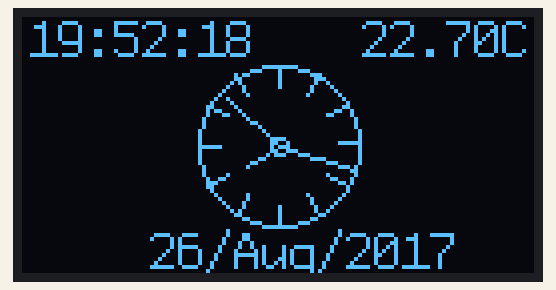
Bench run of a sketch on a simulated Arduino Uno, built with avr-gcc and run on an emulated ATmega328P. Parts: 128×64 one-colour display. The local clock reads 2024-03-15 10:24:30 at power-on unless the sketch sets it; what the sketch prints to the serial monitor is not drawn.

Above: at 0.6 s.
At 5.1 s:
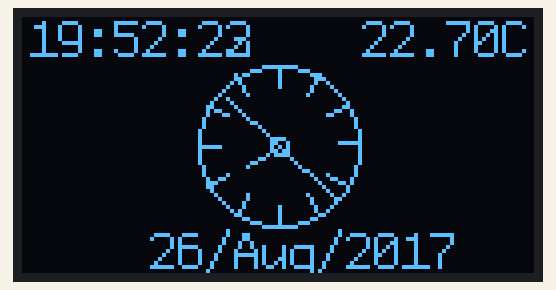
At 9.7 s:
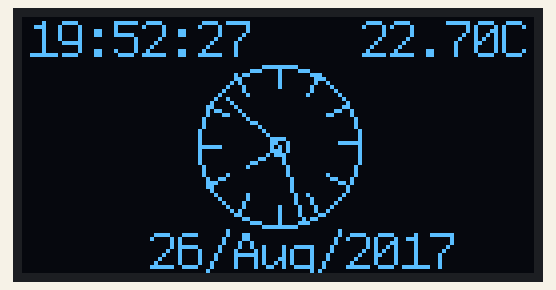
At 18.9 s:
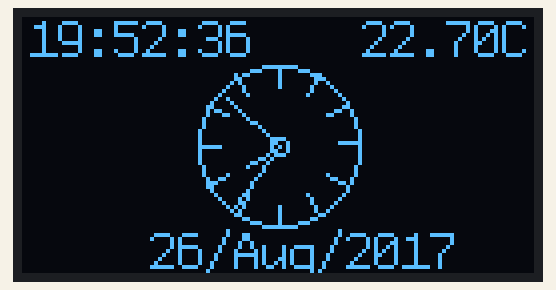
At 28.0 s:
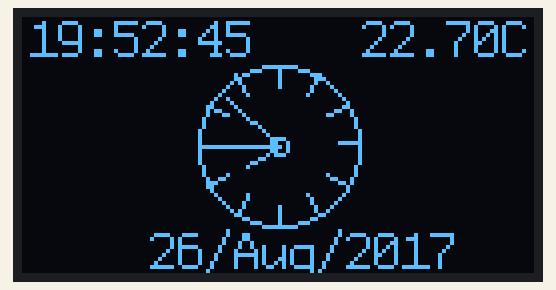
At 37.2 s:
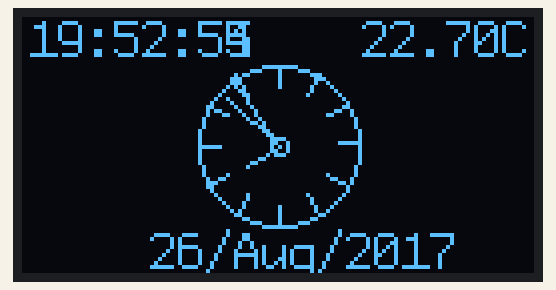

Measured:
- what the display in image 0 shows lasts 1.6 s, from 0.5 s to 2.1 s

The sketch:

UnoR3-OLED-analog-clock-u8glib-OK.ino
```cpp
// displays a dynamic analog clock --- Shows the date,time etc set via the setcommand, my DS1302 seems faulty....
// TODO:fix  DS1302  update of analog time
// BOM: Arduino (pref Uno), DS1302RTC module,0.96inch SSD1306 OLED display
// NOTE: Below mentioned TMP36 ,RTC1307 are not being used in actual compiled code
//
/******************************************************************************
OLEd Analog Clock using U8GLIB Library
visit https://code.google.com/p/u8glib/ for full details of the U8GLIB library and
full instructions for use.
by Chris Rouse Oct 2014
This version uses a smoother font (profont15) and allows the centre of the clock
to be positioned on the screen by altering the variables clockCentreX and clockCentreY
Note:: Sketch uses 58% of program storage space,
       Global variables use 48% of dyamic memory,
       leaving 1,057 bytes for local variables.
Using a IIC 128x64 OLED with SSD1306 chip
RTC DS1307
Optional Temperature Sensor TMP 36
Wire RTC:
  VCC +5v
  GND GND
  SDA Analog pin 4
  SCL Analog pin 5
Wire OLED:
  VCC +5v
  GND GND
  SDA Analog pin 4
  SCL Analog pin 5
Wire TMP36:
  VCC +3.3v
  GND GND
  Out Analog pin 1

Connect ARef to 3.3v on Arduino
******************************************************************************/

  // Add libraries
  #include "U8glib.h"
  #include <SPI.h>
  #include <Wire.h>
  #include "RTClib.h"

  // Load the virtuabotixRTC library
  #include "virtuabotixRTC.h"


  // setup u8g object
  U8GLIB_SSD1306_128X64 u8g(U8G_I2C_OPT_NONE);  // I2C


   // Determines the pins attached to the digital pins of Arduino
   // myRTC (clock, data, rst)
   virtuabotixRTC myRTC(2, 3, 4);


  char monthString[37]= {"JanFebMarAprMayJunJulAugSepOctNovDec"};
  int  monthIndex[122] ={0,3,6,9,12,15,18,21,24,27,30,33};
  String thisMonth = "";
  String thisTime = "";
  String thisDay="";
  int clockCentreX = 64; // used to fix the centre the analog clock
  int clockCentreY = 32; // used to fix the centre the analog clock

  //
  //TMP36 Pin Variables
  // boolean useTMP36 = true;  // set this to false if you don not use TMP36
  boolean useTMP36 = false;
  #define aref_voltage 3.3 // we tie 3.3V to ARef and measure it with a multimeter!
  int tempPin = 1; //the analog pin the TMP36's Vout (sense) pin is connected to
  //the resolution is 10 mV / degree centigrade with a
  //500 mV offset to allow for negative temperatures
  int tempReading; // the analog reading from the sensor
  //


void draw(void) {
  //
  // Read the IC information
  myRTC.updateTime();

  // graphic commands to redraw the complete screen should be placed here
  u8g.setFont(u8g_font_profont15);
  //u8g.setFont(u8g_font_6x10);
  //

  //********* display date at bottom of screen
  thisDay = String(myRTC.dayofmonth, DEC) + "/";
  thisMonth="";
  for (int i=0; i<=2; i++){
    thisMonth += monthString[monthIndex[myRTC.month-1]+i];
  }
  thisDay=thisDay + thisMonth + "/";
  thisDay=thisDay + String(myRTC.year , DEC);
  const char* newDay = (const char*) thisDay.c_str();
  u8g.drawStr(32,63, newDay);


  // *********display time in digital format
  thisTime="";
  thisTime=String(myRTC.hours) + ":";
  if (myRTC.minutes < 10){ thisTime=thisTime + "0";} // add leading zero if required
  thisTime=thisTime + String(myRTC.minutes) + ":";
  if (myRTC.seconds < 10){ thisTime=thisTime + "0";} // add leading zero if required
  thisTime=thisTime + String(myRTC.seconds);
  const char* newTime = (const char*) thisTime.c_str();
  u8g.drawStr(2,10, newTime);

  // for testing/debugging purposes only
  Serial.println(newTime);

  //
  // ***********Now draw the clock face
  u8g.drawCircle(clockCentreX, clockCentreY, 20); // main outer circle
  u8g.drawCircle(clockCentreX, clockCentreY, 2);  // small inner circle
  //
  //hour ticks
  for( int z=0; z < 360;z= z + 30 ){
  //Begin at 0° and stop at 360°
    float angle = z ;
    angle=(angle/57.29577951) ; //Convert degrees to radians
    int x2=(clockCentreX+(sin(angle)*20));
    int y2=(clockCentreY-(cos(angle)*20));
    int x3=(clockCentreX+(sin(angle)*(20-5)));
    int y3=(clockCentreY-(cos(angle)*(20-5)));
    u8g.drawLine(x2,y2,x3,y3);
  }
  // display second hand
  float angle = myRTC.seconds *6 ;
  angle=(angle/57.29577951) ; //Convert degrees to radians
  int x3=(clockCentreX+(sin(angle)*(20)));
  int y3=(clockCentreY-(cos(angle)*(20)));
  u8g.drawLine(clockCentreX,clockCentreY,x3,y3);

  // display minute hand
  angle = myRTC.minutes * 6 ;
  angle=(angle/57.29577951) ; //Convert degrees to radians
  x3=(clockCentreX+(sin(angle)*(20-3)));
  y3=(clockCentreY-(cos(angle)*(20-3)));
  u8g.drawLine(clockCentreX,clockCentreY,x3,y3);

  // display hour hand
  angle = myRTC.hours * 30 + int((myRTC.minutes / 12) * 6 )   ;
  angle=(angle/57.29577951) ; //Convert degrees to radians
  x3=(clockCentreX+(sin(angle)*(20-11)));
  y3=(clockCentreY-(cos(angle)*(20-11)));
  u8g.drawLine(clockCentreX,clockCentreY,x3,y3);

  //==========Temperature
  // // now add temperature if needed
  // if (useTMP36==true) {
  // //getting the voltage reading from the temperature sensor
  //   tempReading = analogRead(tempPin);
  // // converting that reading to voltage, for 3.3v arduino use 3.3
  //   float voltage = tempReading * aref_voltage;
  //   voltage /= 1024.0;
  // // now print out the temperature
  //   int temperatureC = (voltage - 0.5) * 100 ;  //converting from 10 mv per degree wit 500 mV offset
  //   String thisTemp1 = String(temperatureC) + "C";
  //   // printing output as follows used less program storage space
  //   const char* thisTemp = (const char*) thisTemp1.c_str();
  //   u8g.drawStr(100,10,thisTemp);
  //   // the print command could be used, but uses more memory
  //   //u8g.setPrintPos(100,10);
  //   //u8g.print(thisTemp1);
  // }


  //*********for now lets try print Temp using Arduino internal temp sensor
   String thisTemp1 = String(GetTemp()) + "C";
   // printing output as follows used less program storage space
   const char* thisTemp = (const char*) thisTemp1.c_str();
   // u8glib API ref: https://github.com/olikraus/u8glib/wiki/userreference
   u8g.drawStr(85,10,thisTemp);
}

void setup(void) {
  Serial.begin(9600);
  // If you want to set the aref to something other than 5v
  //  analogReference(EXTERNAL);
  //  Wire.begin();
  //  RTC.begin();
  //  if (! RTC.isrunning()) {
  //    Serial.println("RTC is NOT running!");
  //    // following line sets the RTC to the date & time this sketch was compiled
  //    RTC.adjust(DateTime(__DATE__, __TIME__));
  //  }

  // initial date and time information
  // After the information, comment the line below
  // (seconds, minutes, hour, day of the week, day of the month, month, year)
  myRTC.setDS1302Time(18, 52, 19, 6, 26, 8, 2017);

}

void loop(void) {
  // picture loop
  u8g.firstPage();
  do {
    draw();
  } while( u8g.nextPage() );

  // rebuild the picture after some delay
  delay(1000);
}

  //********for internal temperature sensor
  // https://playground.arduino.cc/Main/InternalTemperatureSensor
double GetTemp(void)
{
  unsigned int wADC;
  double t;

  // The internal temperature has to be used
  // with the internal reference of 1.1V.
  // Channel 8 can not be selected with
  // the analogRead function yet.

  // Set the internal reference and mux.
  ADMUX = (_BV(REFS1) | _BV(REFS0) | _BV(MUX3));
  ADCSRA |= _BV(ADEN);  // enable the ADC

  delay(20);            // wait for voltages to become stable.

  ADCSRA |= _BV(ADSC);  // Start the ADC

  // Detect end-of-conversion
  while (bit_is_set(ADCSRA,ADSC));

  // Reading register "ADCW" takes care of how to read ADCL and ADCH.
  wADC = ADCW;

  // The offset of 324.31 could be wrong. It is just an indication.
  t = (wADC - 324.31 ) / 1.22;

  // The returned temperature is in degrees Celsius.
  return (t);
}
```
